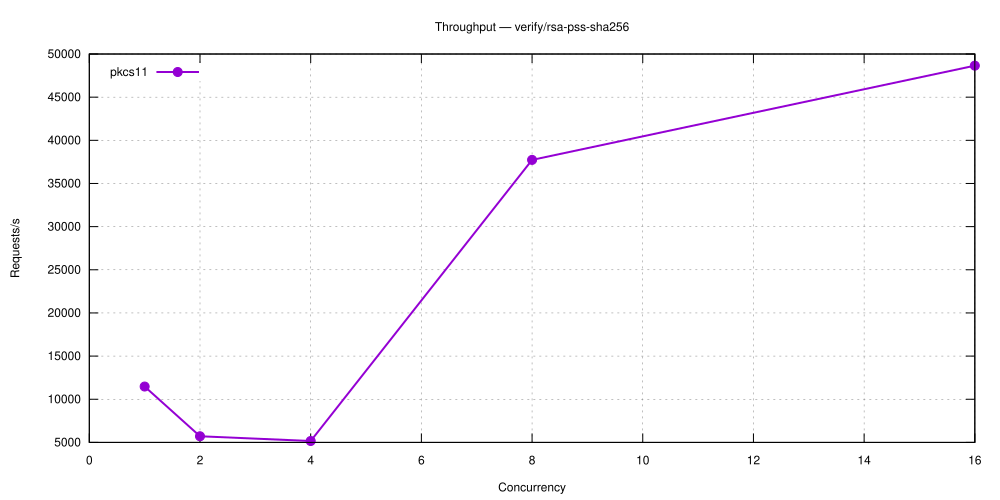

This figure's gnuplot source:
set terminal svg size 1000,500 enhanced font 'Helvetica,12'
set output 'verify_rsa-pss-sha256.svg'
set title 'Throughput — verify/rsa-pss-sha256'
set grid
set xlabel 'Concurrency'
set ylabel 'Requests/s'
set key top left
plot 'verify_rsa-pss-sha256-5.27.1-pkcs11.dat' using 1:2 with linespoints lw 2 pt 7 title 'pkcs11'
